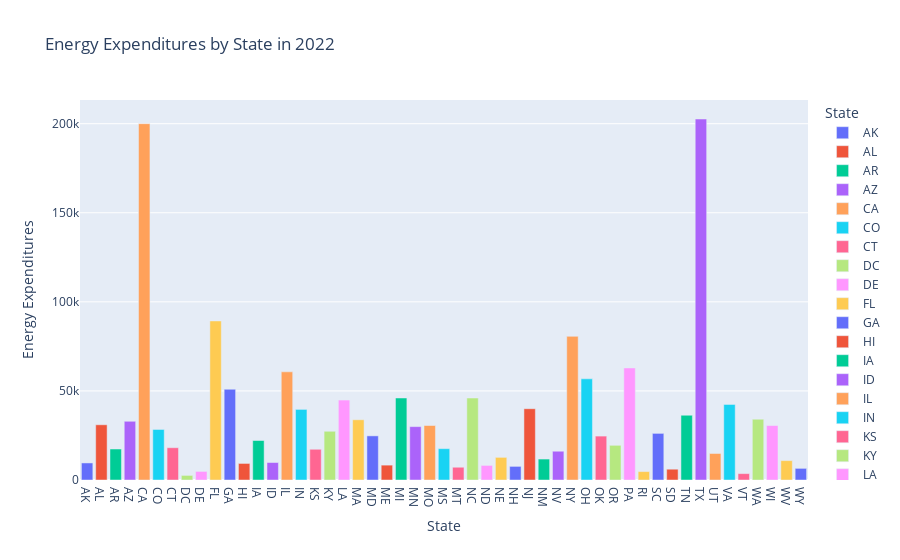

Notebook code for this chart:
### Markdown cell above
From 2000 to 2022, the California and Texas has show similar relationship contrasting relationship. California is spending alot on energy but also consuming alot of renewable energy but TExt is consuming very less renewable energy but its expenditure is extremely high. Texas has slight improvement interms of renewable energy consumption but not much improvement in terms of expenditure.

### Code cell
data_2022_bar = merged_all_data[merged_all_data['Year'] == 2022]
data_2022_bar = data_2022[data_2022["State"] != "US"]
# Bar chart for energy expenditures in 2022 across states
fig_bar_1 = px.bar(data_2022_bar, 
             x='State', 
             y='Expenditures', 
             title="Energy Expenditures by State in 2022",
             labels={'Expenditures': 'Energy Expenditures', 'State': 'State'},
             color='State')
fig_bar_1.show()

### Figure 1 — Plotly figure (JSON) as saved in the notebook; plotly's stock layout.template omitted (floating-point values rounded to 4 significant figures)
{"data": [{"alignmentgroup": "True", "hovertemplate": "State=%{x}<br>Energy Expenditures=%{y}<extra></extra>", "legendgroup": "AK", "marker": {"color": "#636efa", "pattern": {"shape": ""}}, "name": "AK", "offsetgroup": "AK", "orientation": "v", "showlegend": true, "textposition": "auto", "type": "bar", "x": ["AK"], "xaxis": "x", "y": [9570.0], "yaxis": "y"}, {"alignmentgroup": "True", "hovertemplate": "State=%{x}<br>Energy Expenditures=%{y}<extra></extra>", "legendgroup": "AL", "marker": {"color": "#EF553B", "pattern": {"shape": ""}}, "name": "AL", "offsetgroup": "AL", "orientation": "v", "showlegend": true, "textposition": "auto", "type": "bar", "x": ["AL"], "xaxis": "x", "y": [31000.0], "yaxis": "y"}, {"alignmentgroup": "True", "hovertemplate": "State=%{x}<br>Energy Expenditures=%{y}<extra></extra>", "legendgroup": "AR", "marker": {"color": "#00cc96", "pattern": {"shape": ""}}, "name": "AR", "offsetgroup": "AR", "orientation": "v", "showlegend": true, "textposition": "auto", "type": "bar", "x": ["AR"], "xaxis": "x", "y": [17390.0], "yaxis": "y"}, {"alignmentgroup": "True", "hovertemplate": "State=%{x}<br>Energy Expenditures=%{y}<extra></extra>", "legendgroup": "AZ", "marker": {"color": "#ab63fa", "pattern": {"shape": ""}}, "name": "AZ", "offsetgroup": "AZ", "orientation": "v", "showlegend": true, "textposition": "auto", "type": "bar", "x": ["AZ"], "xaxis": "x", "y": [32960.0], "yaxis": "y"}, {"alignmentgroup": "True", "hovertemplate": "State=%{x}<br>Energy Expenditures=%{y}<extra></extra>", "legendgroup": "CA", "marker": {"color": "#FFA15A", "pattern": {"shape": ""}}, "name": "CA", "offsetgroup": "CA", "orientation": "v", "showlegend": true, "textposition": "auto", "type": "bar", "x": ["CA"], "xaxis": "x", "y": [200000.0], "yaxis": "y"}, {"alignmentgroup": "True", "hovertemplate": "State=%{x}<br>Energy Expenditures=%{y}<extra></extra>", "legendgroup": "CO", "marker": {"color": "#19d3f3", "pattern": {"shape": ""}}, "name": "CO", "offsetgroup": "CO", "orientation": "v", "showlegend": true, "textposition": "auto", "type": "bar", "x": ["CO"], "xaxis": "x", "y": [28370.0], "yaxis": "y"}, {"alignmentgroup": "True", "hovertemplate": "State=%{x}<br>Energy Expenditures=%{y}<extra></extra>", "legendgroup": "CT", "marker": {"color": "#FF6692", "pattern": {"shape": ""}}, "name": "CT", "offsetgroup": "CT", "orientation": "v", "showlegend": true, "textposition": "auto", "type": "bar", "x": ["CT"], "xaxis": "x", "y": [18120.0], "yaxis": "y"}, {"alignmentgroup": "True", "hovertemplate": "State=%{x}<br>Energy Expenditures=%{y}<extra></extra>", "legendgroup": "DC", "marker": {"color": "#B6E880", "pattern": {"shape": ""}}, "name": "DC", "offsetgroup": "DC", "orientation": "v", "showlegend": true, "textposition": "auto", "type": "bar", "x": ["DC"], "xaxis": "x", "y": [2574.0], "yaxis": "y"}, {"alignmentgroup": "True", "hovertemplate": "State=%{x}<br>Energy Expenditures=%{y}<extra></extra>", "legendgroup": "DE", "marker": {"color": "#FF97FF", "pattern": {"shape": ""}}, "name": "DE", "offsetgroup": "DE", "orientation": "v", "showlegend": true, "textposition": "auto", "type": "bar", "x": ["DE"], "xaxis": "x", "y": [4817.0], "yaxis": "y"}, {"alignmentgroup": "True", "hovertemplate": "State=%{x}<br>Energy Expenditures=%{y}<extra></extra>", "legendgroup": "FL", "marker": {"color": "#FECB52", "pattern": {"shape": ""}}, "name": "FL", "offsetgroup": "FL", "orientation": "v", "showlegend": true, "textposition": "auto", "type": "bar", "x": ["FL"], "xaxis": "x", "y": [89280.0], "yaxis": "y"}, {"alignmentgroup": "True", "hovertemplate": "State=%{x}<br>Energy Expenditures=%{y}<extra></extra>", "legendgroup": "GA", "marker": {"color": "#636efa", "pattern": {"shape": ""}}, "name": "GA", "offsetgroup": "GA", "orientation": "v", "showlegend": true, "textposition": "auto", "type": "bar", "x": ["GA"], "xaxis": "x", "y": [50950.0], "yaxis": "y"}, {"alignmentgroup": "True", "hovertemplate": "State=%{x}<br>Energy Expenditures=%{y}<extra></extra>", "legendgroup": "HI", "marker": {"color": "#EF553B", "pattern": {"shape": ""}}, "name": "HI", "offsetgroup": "HI", "orientation": "v", "showlegend": true, "textposition": "auto", "type": "bar", "x": ["HI"], "xaxis": "x", "y": [9294.0], "yaxis": "y"}, {"alignmentgroup": "True", "hovertemplate": "State=%{x}<br>Energy Expenditures=%{y}<extra></extra>", "legendgroup": "IA", "marker": {"color": "#00cc96", "pattern": {"shape": ""}}, "name": "IA", "offsetgroup": "IA", "orientation": "v", "showlegend": true, "textposition": "auto", "type": "bar", "x": ["IA"], "xaxis": "x", "y": [22170.0], "yaxis": "y"}, {"alignmentgroup": "True", "hovertemplate": "State=%{x}<br>Energy Expenditures=%{y}<extra></extra>", "legendgroup": "ID", "marker": {"color": "#ab63fa", "pattern": {"shape": ""}}, "name": "ID", "offsetgroup": "ID", "orientation": "v", "showlegend": true, "textposition": "auto", "type": "bar", "x": ["ID"], "xaxis": "x", "y": [9809.0], "yaxis": "y"}, {"alignmentgroup": "True", "hovertemplate": "State=%{x}<br>Energy Expenditures=%{y}<extra></extra>", "legendgroup": "IL", "marker": {"color": "#FFA15A", "pattern": {"shape": ""}}, "name": "IL", "offsetgroup": "IL", "orientation": "v", "showlegend": true, "textposition": "auto", "type": "bar", "x": ["IL"], "xaxis": "x", "y": [60710.0], "yaxis": "y"}, {"alignmentgroup": "True", "hovertemplate": "State=%{x}<br>Energy Expenditures=%{y}<extra></extra>", "legendgroup": "IN", "marker": {"color": "#19d3f3", "pattern": {"shape": ""}}, "name": "IN", "offsetgroup": "IN", "orientation": "v", "showlegend": true, "textposition": "auto", "type": "bar", "x": ["IN"], "xaxis": "x", "y": [39630.0], "yaxis": "y"}, {"alignmentgroup": "True", "hovertemplate": "State=%{x}<br>Energy Expenditures=%{y}<extra></extra>", "legendgroup": "KS", "marker": {"color": "#FF6692", "pattern": {"shape": ""}}, "name": "KS", "offsetgroup": "KS", "orientation": "v", "showlegend": true, "textposition": "auto", "type": "bar", "x": ["KS"], "xaxis": "x", "y": [17250.0], "yaxis": "y"}, {"alignmentgroup": "True", "hovertemplate": "State=%{x}<br>Energy Expenditures=%{y}<extra></extra>", "legendgroup": "KY", "marker": {"color": "#B6E880", "pattern": {"shape": ""}}, "name": "KY", "offsetgroup": "KY", "orientation": "v", "showlegend": true, "textposition": "auto", "type": "bar", "x": ["KY"], "xaxis": "x", "y": [27349], "yaxis": "y"}, {"alignmentgroup": "True", "hovertemplate": "State=%{x}<br>Energy Expenditures=%{y}<extra></extra>", "legendgroup": "LA", "marker": {"color": "#FF97FF", "pattern": {"shape": ""}}, "name": "LA", "offsetgroup": "LA", "orientation": "v", "showlegend": true, "textposition": "auto", "type": "bar", "x": ["LA"], "xaxis": "x", "y": [44880.0], "yaxis": "y"}, {"alignmentgroup": "True", "hovertemplate": "State=%{x}<br>Energy Expenditures=%{y}<extra></extra>", "legendgroup": "MA", "marker": {"color": "#FECB52", "pattern": {"shape": ""}}, "name": "MA", "offsetgroup": "MA", "orientation": "v", "showlegend": true, "textposition": "auto", "type": "bar", "x": ["MA"], "xaxis": "x", "y": [33810.0], "yaxis": "y"}, {"alignmentgroup": "True", "hovertemplate": "State=%{x}<br>Energy Expenditures=%{y}<extra></extra>", "legendgroup": "MD", "marker": {"color": "#636efa", "pattern": {"shape": ""}}, "name": "MD", "offsetgroup": "MD", "orientation": "v", "showlegend": true, "textposition": "auto", "type": "bar", "x": ["MD"], "xaxis": "x", "y": [24770.0], "yaxis": "y"}, {"alignmentgroup": "True", "hovertemplate": "State=%{x}<br>Energy Expenditures=%{y}<extra></extra>", "legendgroup": "ME", "marker": {"color": "#EF553B", "pattern": {"shape": ""}}, "name": "ME", "offsetgroup": "ME", "orientation": "v", "showlegend": true, "textposition": "auto", "type": "bar", "x": ["ME"], "xaxis": "x", "y": [8347.0], "yaxis": "y"}, {"alignmentgroup": "True", "hovertemplate": "State=%{x}<br>Energy Expenditures=%{y}<extra></extra>", "legendgroup": "MI", "marker": {"color": "#00cc96", "pattern": {"shape": ""}}, "name": "MI", "offsetgroup": "MI", "orientation": "v", "showlegend": true, "textposition": "auto", "type": "bar", "x": ["MI"], "xaxis": "x", "y": [46030.0], "yaxis": "y"}, {"alignmentgroup": "True", "hovertemplate": "State=%{x}<br>Energy Expenditures=%{y}<extra></extra>", "legendgroup": "MN", "marker": {"color": "#ab63fa", "pattern": {"shape": ""}}, "name": "MN", "offsetgroup": "MN", "orientation": "v", "showlegend": true, "textposition": "auto", "type": "bar", "x": ["MN"], "xaxis": "x", "y": [29960.0], "yaxis": "y"}, {"alignmentgroup": "True", "hovertemplate": "State=%{x}<br>Energy Expenditures=%{y}<extra></extra>", "legendgroup": "MO", "marker": {"color": "#FFA15A", "pattern": {"shape": ""}}, "name": "MO", "offsetgroup": "MO", "orientation": "v", "showlegend": true, "textposition": "auto", "type": "bar", "x": ["MO"], "xaxis": "x", "y": [30590.0], "yaxis": "y"}, {"alignmentgroup": "True", "hovertemplate": "State=%{x}<br>Energy Expenditures=%{y}<extra></extra>", "legendgroup": "MS", "marker": {"color": "#19d3f3", "pattern": {"shape": ""}}, "name": "MS", "offsetgroup": "MS", "orientation": "v", "showlegend": true, "textposition": "auto", "type": "bar", "x": ["MS"], "xaxis": "x", "y": [17590.0], "yaxis": "y"}, {"alignmentgroup": "True", "hovertemplate": "State=%{x}<br>Energy Expenditures=%{y}<extra></extra>", "legendgroup": "MT", "marker": {"color": "#FF6692", "pattern": {"shape": ""}}, "name": "MT", "offsetgroup": "MT", "orientation": "v", "showlegend": true, "textposition": "auto", "type": "bar", "x": ["MT"], "xaxis": "x", "y": [7162], "yaxis": "y"}, {"alignmentgroup": "True", "hovertemplate": "State=%{x}<br>Energy Expenditures=%{y}<extra></extra>", "legendgroup": "NC", "marker": {"color": "#B6E880", "pattern": {"shape": ""}}, "name": "NC", "offsetgroup": "NC", "orientation": "v", "showlegend": true, "textposition": "auto", "type": "bar", "x": ["NC"], "xaxis": "x", "y": [46020.0], "yaxis": "y"}, {"alignmentgroup": "True", "hovertemplate": "State=%{x}<br>Energy Expenditures=%{y}<extra></extra>", "legendgroup": "ND", "marker": {"color": "#FF97FF", "pattern": {"shape": ""}}, "name": "ND", "offsetgroup": "ND", "orientation": "v", "showlegend": true, "textposition": "auto", "type": "bar", "x": ["ND"], "xaxis": "x", "y": [8184.0], "yaxis": "y"}, {"alignmentgroup": "True", "hovertemplate": "State=%{x}<br>Energy Expenditures=%{y}<extra></extra>", "legendgroup": "NE", "marker": {"color": "#FECB52", "pattern": {"shape": ""}}, "name": "NE", "offsetgroup": "NE", "orientation": "v", "showlegend": true, "textposition": "auto", "type": "bar", "x": ["NE"], "xaxis": "x", "y": [12710.0], "yaxis": "y"}, {"alignmentgroup": "True", "hovertemplate": "State=%{x}<br>Energy Expenditures=%{y}<extra></extra>", "legendgroup": "NH", "marker": {"color": "#636efa", "pattern": {"shape": ""}}, "name": "NH", "offsetgroup": "NH", "orientation": "v", "showlegend": true, "textposition": "auto", "type": "bar", "x": ["NH"], "xaxis": "x", "y": [7646.0], "yaxis": "y"}, {"alignmentgroup": "True", "hovertemplate": "State=%{x}<br>Energy Expenditures=%{y}<extra></extra>", "legendgroup": "NJ", "marker": {"color": "#EF553B", "pattern": {"shape": ""}}, "name": "NJ", "offsetgroup": "NJ", "orientation": "v", "showlegend": true, "textposition": "auto", "type": "bar", "x": ["NJ"], "xaxis": "x", "y": [40010.0], "yaxis": "y"}, {"alignmentgroup": "True", "hovertemplate": "State=%{x}<br>Energy Expenditures=%{y}<extra></extra>", "legendgroup": "NM", "marker": {"color": "#00cc96", "pattern": {"shape": ""}}, "name": "NM", "offsetgroup": "NM", "orientation": "v", "showlegend": true, "textposition": "auto", "type": "bar", "x": ["NM"], "xaxis": "x", "y": [11750.0], "yaxis": "y"}, {"alignmentgroup": "True", "hovertemplate": "State=%{x}<br>Energy Expenditures=%{y}<extra></extra>", "legendgroup": "NV", "marker": {"color": "#ab63fa", "pattern": {"shape": ""}}, "name": "NV", "offsetgroup": "NV", "orientation": "v", "showlegend": true, "textposition": "auto", "type": "bar", "x": ["NV"], "xaxis": "x", "y": [16150.0], "yaxis": "y"}, {"alignmentgroup": "True", "hovertemplate": "State=%{x}<br>Energy Expenditures=%{y}<extra></extra>", "legendgroup": "NY", "marker": {"color": "#FFA15A", "pattern": {"shape": ""}}, "name": "NY", "offsetgroup": "NY", "orientation": "v", "showlegend": true, "textposition": "auto", "type": "bar", "x": ["NY"], "xaxis": "x", "y": [80620.0], "yaxis": "y"}, {"alignmentgroup": "True", "hovertemplate": "State=%{x}<br>Energy Expenditures=%{y}<extra></extra>", "legendgroup": "OH", "marker": {"color": "#19d3f3", "pattern": {"shape": ""}}, "name": "OH", "offsetgroup": "OH", "orientation": "v", "showlegend": true, "textposition": "auto", "type": "bar", "x": ["OH"], "xaxis": "x", "y": [56790.0], "yaxis": "y"}, {"alignmentgroup": "True", "hovertemplate": "State=%{x}<br>Energy Expenditures=%{y}<extra></extra>", "legendgroup": "OK", "marker": {"color": "#FF6692", "pattern": {"shape": ""}}, "name": "OK", "offsetgroup": "OK", "orientation": "v", "showlegend": true, "textposition": "auto", "type": "bar", "x": ["OK"], "xaxis": "x", "y": [24650.0], "yaxis": "y"}, {"alignmentgroup": "True", "hovertemplate": "State=%{x}<br>Energy Expenditures=%{y}<extra></extra>", "legendgroup": "OR", "marker": {"color": "#B6E880", "pattern": {"shape": ""}}, "name": "OR", "offsetgroup": "OR", "orientation": "v", "showlegend": true, "textposition": "auto", "type": "bar", "x": ["OR"], "xaxis": "x", "y": [19470.0], "yaxis": "y"}, {"alignmentgroup": "True", "hovertemplate": "State=%{x}<br>Energy Expenditures=%{y}<extra></extra>", "legendgroup": "PA", "marker": {"color": "#FF97FF", "pattern": {"shape": ""}}, "name": "PA", "offsetgroup": "PA", "orientation": "v", "showlegend": true, "textposition": "auto", "type": "bar", "x": ["PA"], "xaxis": "x", "y": [62890.0], "yaxis": "y"}, {"alignmentgroup": "True", "hovertemplate": "State=%{x}<br>Energy Expenditures=%{y}<extra></extra>", "legendgroup": "RI", "marker": {"color": "#FECB52", "pattern": {"shape": ""}}, "name": "RI", "offsetgroup": "RI", "orientation": "v", "showlegend": true, "textposition": "auto", "type": "bar", "x": ["RI"], "xaxis": "x", "y": [4720.0], "yaxis": "y"}, {"alignmentgroup": "True", "hovertemplate": "State=%{x}<br>Energy Expenditures=%{y}<extra></extra>", "legendgroup": "SC", "marker": {"color": "#636efa", "pattern": {"shape": ""}}, "name": "SC", "offsetgroup": "SC", "orientation": "v", "showlegend": true, "textposition": "auto", "type": "bar", "x": ["SC"], "xaxis": "x", "y": [26170.0], "yaxis": "y"}, {"alignmentgroup": "True", "hovertemplate": "State=%{x}<br>Energy Expenditures=%{y}<extra></extra>", "legendgroup": "SD", "marker": {"color": "#EF553B", "pattern": {"shape": ""}}, "name": "SD", "offsetgroup": "SD", "orientation": "v", "showlegend": true, "textposition": "auto", "type": "bar", "x": ["SD"], "xaxis": "x", "y": [6060.0], "yaxis": "y"}, {"alignmentgroup": "True", "hovertemplate": "State=%{x}<br>Energy Expenditures=%{y}<extra></extra>", "legendgroup": "TN", "marker": {"color": "#00cc96", "pattern": {"shape": ""}}, "name": "TN", "offsetgroup": "TN", "orientation": "v", "showlegend": true, "textposition": "auto", "type": "bar", "x": ["TN"], "xaxis": "x", "y": [36360.0], "yaxis": "y"}, {"alignmentgroup": "True", "hovertemplate": "State=%{x}<br>Energy Expenditures=%{y}<extra></extra>", "legendgroup": "TX", "marker": {"color": "#ab63fa", "pattern": {"shape": ""}}, "name": "TX", "offsetgroup": "TX", "orientation": "v", "showlegend": true, "textposition": "auto", "type": "bar", "x": ["TX"], "xaxis": "x", "y": [202600.0], "yaxis": "y"}, {"alignmentgroup": "True", "hovertemplate": "State=%{x}<br>Energy Expenditures=%{y}<extra></extra>", "legendgroup": "UT", "marker": {"color": "#FFA15A", "pattern": {"shape": ""}}, "name": "UT", "offsetgroup": "UT", "orientation": "v", "showlegend": true, "textposition": "auto", "type": "bar", "x": ["UT"], "xaxis": "x", "y": [14880.0], "yaxis": "y"}, {"alignmentgroup": "True", "hovertemplate": "State=%{x}<br>Energy Expenditures=%{y}<extra></extra>", "legendgroup": "VA", "marker": {"color": "#19d3f3", "pattern": {"shape": ""}}, "name": "VA", "offsetgroup": "VA", "orientation": "v", "showlegend": true, "textposition": "auto", "type": "bar", "x": ["VA"], "xaxis": "x", "y": [42440.0], "yaxis": "y"}, {"alignmentgroup": "True", "hovertemplate": "State=%{x}<br>Energy Expenditures=%{y}<extra></extra>", "legendgroup": "VT", "marker": {"color": "#FF6692", "pattern": {"shape": ""}}, "name": "VT", "offsetgroup": "VT", "orientation": "v", "showlegend": true, "textposition": "auto", "type": "bar", "x": ["VT"], "xaxis": "x", "y": [3580.0], "yaxis": "y"}, {"alignmentgroup": "True", "hovertemplate": "State=%{x}<br>Energy Expenditures=%{y}<extra></extra>", "legendgroup": "WA", "marker": {"color": "#B6E880", "pattern": {"shape": ""}}, "name": "WA", "offsetgroup": "WA", "orientation": "v", "showlegend": true, "textposition": "auto", "type": "bar", "x": ["WA"], "xaxis": "x", "y": [34110.0], "yaxis": "y"}, {"alignmentgroup": "True", "hovertemplate": "State=%{x}<br>Energy Expenditures=%{y}<extra></extra>", "legendgroup": "WI", "marker": {"color": "#FF97FF", "pattern": {"shape": ""}}, "name": "WI", "offsetgroup": "WI", "orientation": "v", "showlegend": true, "textposition": "auto", "type": "bar", "x": ["WI"], "xaxis": "x", "y": [30560.0], "yaxis": "y"}, {"alignmentgroup": "True", "hovertemplate": "State=%{x}<br>Energy Expenditures=%{y}<extra></extra>", "legendgroup": "WV", "marker": {"color": "#FECB52", "pattern": {"shape": ""}}, "name": "WV", "offsetgroup": "WV", "orientation": "v", "showlegend": true, "textposition": "auto", "type": "bar", "x": ["WV"], "xaxis": "x", "y": [10870.0], "yaxis": "y"}, {"alignmentgroup": "True", "hovertemplate": "State=%{x}<br>Energy Expenditures=%{y}<extra></extra>", "legendgroup": "WY", "marker": {"color": "#636efa", "pattern": {"shape": ""}}, "name": "WY", "offsetgroup": "WY", "orientation": "v", "showlegend": true, "textposition": "auto", "type": "bar", "x": ["WY"], "xaxis": "x", "y": [6526.0], "yaxis": "y"}], "layout": {"barmode": "relative", "legend": {"title": {"text": "State"}, "tracegroupgap": 0}, "title": {"text": "Energy Expenditures by State in 2022"}, "xaxis": {"anchor": "y", "categoryarray": ["AK", "AL", "AR", "AZ", "CA", "CO", "CT", "DC", "DE", "FL", "GA", "HI", "IA", "ID", "IL", "IN", "KS", "KY", "LA", "MA", "MD", "ME", "MI", "MN", "MO", "MS", "MT", "NC", "ND", "NE", "NH", "NJ", "NM", "NV", "NY", "OH", "OK", "OR", "PA", "RI", "SC", "SD", "TN", "TX", "UT", "VA", "VT", "WA", "WI", "WV", "WY"], "categoryorder": "array", "domain": [0, 1], "title": {"text": "State"}}, "yaxis": {"anchor": "x", "domain": [0, 1], "title": {"text": "Energy Expenditures"}}}}
